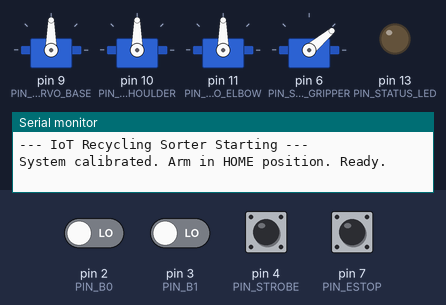
The sketch below on a simulated Arduino Uno, built with avr-gcc and run on an emulated ATmega328P. Parts: 4 × servo, output pins drawn as LEDs (lit = HIGH), the last lines printed to the serial monitor. Dashed ring = blinking. Inputs (shaded band) come from the test bench; at power-on: pin 4 (PIN_STROBE), pin 7 (PIN_ESTOP) HIGH, pin 2 (PIN_B0), pin 3 (PIN_B1) LOW.

Above: at 1.2 s.
1.3 s: pin 2 (PIN_B0) driven HIGH
At 1.5 s:
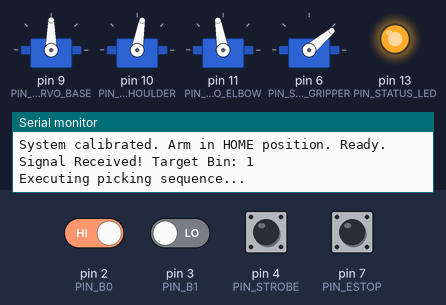
At 4.2 s:
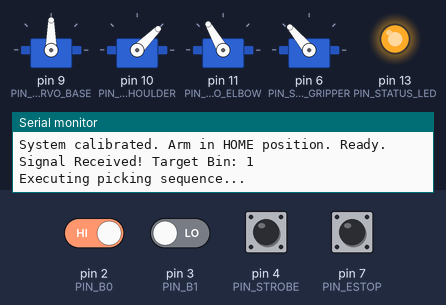
4.3 s: pin 7 (PIN_ESTOP) pulled LOW for 0.15 s
At 4.59 s:
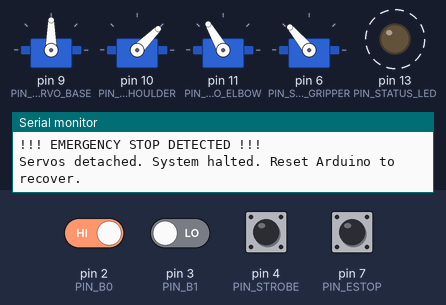
Timing chart, 0 to 13.3 s (numbered marks = the images above; inputs shaded):
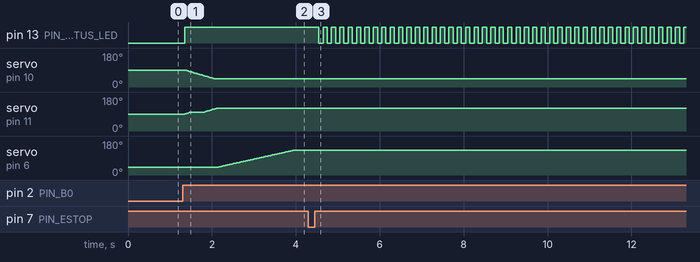

The sketch:

sorter_arm.ino
```cpp
/**
 * IoT Recycling Sorter - Arduino Robotic Arm Firmware
 *
 * Drives 4 servos (Base, Shoulder, Elbow, Gripper) to pick up classified
 * items from the feed area and place them into one of three bins.
 *
 * Decodes the 2-bit binary command from the Jetson GPIO lines, utilizing
 * an optional Strobe/Data-Valid handshake.
 * Includes linear joint interpolation for smooth, low-jerk movement,
 * and an emergency stop (E-stop) button detection system.
 */

#include <Servo.h>

// --- Pin Definitions ---
// Servos (PWM Pins)
const int PIN_SERVO_BASE     = 9;
const int PIN_SERVO_SHOULDER = 10;
const int PIN_SERVO_ELBOW    = 11;
const int PIN_SERVO_GRIPPER  = 6;

// Jetson GPIO Signals (Logic Level Shifted 3.3V -> 5V)
const int PIN_B0     = 2;  // Bit 0 (LSB)
const int PIN_B1     = 3;  // Bit 1 (MSB)
const int PIN_STROBE = 4;  // Data-Valid Strobe

// Safety & User Interface
const int PIN_ESTOP       = 7;   // Emergency Stop (active low with internal pullup)
const int PIN_STATUS_LED  = 13;  // Onboard LED for status feedback

// --- Configuration Options ---
const bool USE_STROBE     = true; // Verify data-valid via strobe line before decoding
const int MOVE_DELAY_MS   = 15;   // Milliseconds delay between step increments (higher = slower motion)

// --- Servo Angle Definitions ---
// Structure representing a target coordinate frame for the arm's joints
struct ArmPosture {
  int base;
  int shoulder;
  int elbow;
  int gripper;
};

// Home/Idle Posture
const ArmPosture POSTURE_HOME = { 90, 90, 90, 40 }; // Gripper open at home

// Pick Postures
const ArmPosture POSTURE_PICK_APPROACH = { 90, 60, 100, 40 }; // Hovering above pickup point
const ArmPosture POSTURE_PICK_CONTACT  = { 90, 45, 120, 40 }; // Lowered down, ready to clamp
const ArmPosture POSTURE_PICK_CLAMP    = { 90, 45, 120, 130 }; // Clamped around object
const ArmPosture POSTURE_PICK_LIFT     = { 90, 80, 80,  130 }; // Lifted clear off the surface

// Drop Postures for each Bin: { Base, Shoulder, Elbow, Gripper (open) }
const ArmPosture POSTURES_BIN_DROP[] = {
  { 90, 90, 90, 40 },   // Dummy / Bin 0 (Idle placeholder)
  { 30, 70, 90, 40 },   // Bin 1 (Red / Code 01)
  { 150, 70, 90, 40 },  // Bin 2 (Green / Code 10)
  { 180, 80, 100, 40 }  // Bin 3 (Blue / Code 11)
};

// --- Global Objects & State Variables ---
Servo baseServo;
Servo shoulderServo;
Servo elbowServo;
Servo gripperServo;

// Tracking actual current angles of the joints (to support incremental movement)
ArmPosture currentPosture = POSTURE_HOME;

// Sorter states
enum SorterState {
  STATE_IDLE,
  STATE_PICKING,
  STATE_TRANSPORTING,
  STATE_DROPPING,
  STATE_RETURNING,
  STATE_WAIT_FOR_RESET
};

SorterState currentState = STATE_IDLE;
int targetBin = 0; // Decoded bin ID (1, 2, or 3)

// --- Function Prototypes ---
void checkEStop();
void moveJointsSmoothly(const ArmPosture& target, int stepDelay);
int readBinSignal();
void triggerEStop();

void setup() {
  Serial.begin(115200);
  Serial.println(F("--- IoT Recycling Sorter Starting ---"));

  // Pins Setup
  pinMode(PIN_B0, INPUT);
  pinMode(PIN_B1, INPUT);
  pinMode(PIN_STROBE, INPUT);

  pinMode(PIN_ESTOP, INPUT_PULLUP);
  pinMode(PIN_STATUS_LED, OUTPUT);
  digitalWrite(PIN_STATUS_LED, LOW);

  // Attach servos
  baseServo.attach(PIN_SERVO_BASE);
  shoulderServo.attach(PIN_SERVO_SHOULDER);
  elbowServo.attach(PIN_SERVO_ELBOW);
  gripperServo.attach(PIN_SERVO_GRIPPER);

  // Move arm to home position instantly on startup
  baseServo.write(POSTURE_HOME.base);
  shoulderServo.write(POSTURE_HOME.shoulder);
  elbowServo.write(POSTURE_HOME.elbow);
  gripperServo.write(POSTURE_HOME.gripper);
  currentPosture = POSTURE_HOME;

  Serial.println(F("System calibrated. Arm in HOME position. Ready."));
}

void loop() {
  // Always inspect safety E-Stop button first
  checkEStop();

  switch (currentState) {
    case STATE_IDLE: {
      digitalWrite(PIN_STATUS_LED, LOW);
      int signalCode = readBinSignal();

      if (signalCode > 0 && signalCode <= 3) {
        targetBin = signalCode;
        Serial.print(F("Signal Received! Target Bin: "));
        Serial.println(targetBin);
        currentState = STATE_PICKING;
      }
      delay(50); // Sample rate around 20 Hz
      break;
    }

    case STATE_PICKING: {
      digitalWrite(PIN_STATUS_LED, HIGH);
      Serial.println(F("Executing picking sequence..."));

      // 1. Move to approach hover
      moveJointsSmoothly(POSTURE_PICK_APPROACH, MOVE_DELAY_MS);
      // 2. Lower to make contact
      moveJointsSmoothly(POSTURE_PICK_CONTACT, MOVE_DELAY_MS);
      // 3. Close gripper around item
      moveJointsSmoothly(POSTURE_PICK_CLAMP, MOVE_DELAY_MS + 5);
      delay(500); // Allow gripper to securely squeeze item
      // 4. Lift item off the platform
      moveJointsSmoothly(POSTURE_PICK_LIFT, MOVE_DELAY_MS);

      currentState = STATE_TRANSPORTING;
      break;
    }

    case STATE_TRANSPORTING: {
      Serial.print(F("Transporting item to Bin "));
      Serial.println(targetBin);

      // Look up target angles for the corresponding bin
      ArmPosture dropApproach = POSTURES_BIN_DROP[targetBin];
      // Gripper should remain closed during transportation
      dropApproach.gripper = POSTURE_PICK_CLAMP.gripper;

      moveJointsSmoothly(dropApproach, MOVE_DELAY_MS);
      currentState = STATE_DROPPING;
      break;
    }

    case STATE_DROPPING: {
      Serial.println(F("Dropping item..."));

      // Look up drop angles (gripper will open)
      ArmPosture dropAction = POSTURES_BIN_DROP[targetBin];
      moveJointsSmoothly(dropAction, MOVE_DELAY_MS);

      delay(500); // Wait for gravity to pull the item down
      currentState = STATE_RETURNING;
      break;
    }

    case STATE_RETURNING: {
      Serial.println(F("Returning arm to home position..."));

      // Move back home safely
      moveJointsSmoothly(POSTURE_HOME, MOVE_DELAY_MS);

      Serial.println(F("Sequence complete. Waiting for Jetson signal to clear..."));
      currentState = STATE_WAIT_FOR_RESET;
      break;
    }

    case STATE_WAIT_FOR_RESET: {
      // Prevent immediate re-triggering if the Jetson is still outputting the same color
      int signalCode = readBinSignal();
      if (signalCode == 0) {
        Serial.println(F("Signal cleared. Ready for next item."));
        currentState = STATE_IDLE;
      }
      delay(50);
      break;
    }
  }
}

/**
 * Polls the signal pins and returns the decoded binary bin ID (0 to 3).
 * Uses strobe configuration if enabled.
 */
int readBinSignal() {
  if (USE_STROBE) {
    int strobe = digitalRead(PIN_STROBE);
    if (strobe == LOW) {
      return 0; // Signal is invalid/idle
    }
  }

  // Read data lines
  int b0 = digitalRead(PIN_B0);
  int b1 = digitalRead(PIN_B1);

  // Assemble 2-bit binary integer
  int decodedVal = (b1 << 1) | b0;
  return decodedVal;
}

/**
 * Iteratively steps all servo positions concurrently to avoid sudden jerks.
 */
void moveJointsSmoothly(const ArmPosture& target, int stepDelay) {
  while (currentPosture.base != target.base ||
         currentPosture.shoulder != target.shoulder ||
         currentPosture.elbow != target.elbow ||
         currentPosture.gripper != target.gripper) {

    // Check E-Stop button at every step of motion
    checkEStop();

    // Increment or decrement joint angles towards target
    if (currentPosture.base < target.base) currentPosture.base++;
    else if (currentPosture.base > target.base) currentPosture.base--;

    if (currentPosture.shoulder < target.shoulder) currentPosture.shoulder++;
    else if (currentPosture.shoulder > target.shoulder) currentPosture.shoulder--;

    if (currentPosture.elbow < target.elbow) currentPosture.elbow++;
    else if (currentPosture.elbow > target.elbow) currentPosture.elbow--;

    if (currentPosture.gripper < target.gripper) currentPosture.gripper++;
    else if (currentPosture.gripper > target.gripper) currentPosture.gripper--;

    // Output values to servos
    baseServo.write(currentPosture.base);
    shoulderServo.write(currentPosture.shoulder);
    elbowServo.write(currentPosture.elbow);
    gripperServo.write(currentPosture.gripper);

    delay(stepDelay);
  }
}

/**
 * Checks the E-Stop pin and halts all routines if it is pulled LOW (active-low button).
 */
void checkEStop() {
  if (digitalRead(PIN_ESTOP) == LOW) {
    triggerEStop();
  }
}

/**
 * Emergency Shutdown routine. Detaches all servos to cut motor current, preventing
 * further movement, and enters a lock state that requires a physical reset.
 */
void triggerEStop() {
  // Turn off PWM signal to all servos immediately, letting them go limp
  baseServo.detach();
  shoulderServo.detach();
  elbowServo.detach();
  gripperServo.detach();

  Serial.println(F("!!! EMERGENCY STOP DETECTED !!!"));
  Serial.println(F("Servos detached. System halted. Reset Arduino to recover."));

  // Blink status LED rapidly to indicate panic state
  while (true) {
    digitalWrite(PIN_STATUS_LED, HIGH);
    delay(100);
    digitalWrite(PIN_STATUS_LED, LOW);
    delay(100);
  }
}
```

Measured:
- after the input at 1.3 s, pin 13 (PIN_STATUS_LED): LOW → HIGH after 0.05 s; servo on pin 10 (PIN_SERVO_SHOULDER): moves from 90° to 45° over 0.69 s, starting after 0.05 s
- after the input at 4.3 s, pin 13 (PIN_STATUS_LED): alternates HIGH for 0.10 s and LOW for 0.10 s, starting after 0.25 s; servo on pin 9 (PIN_SERVO_BASE): stops changing and stays 90°
